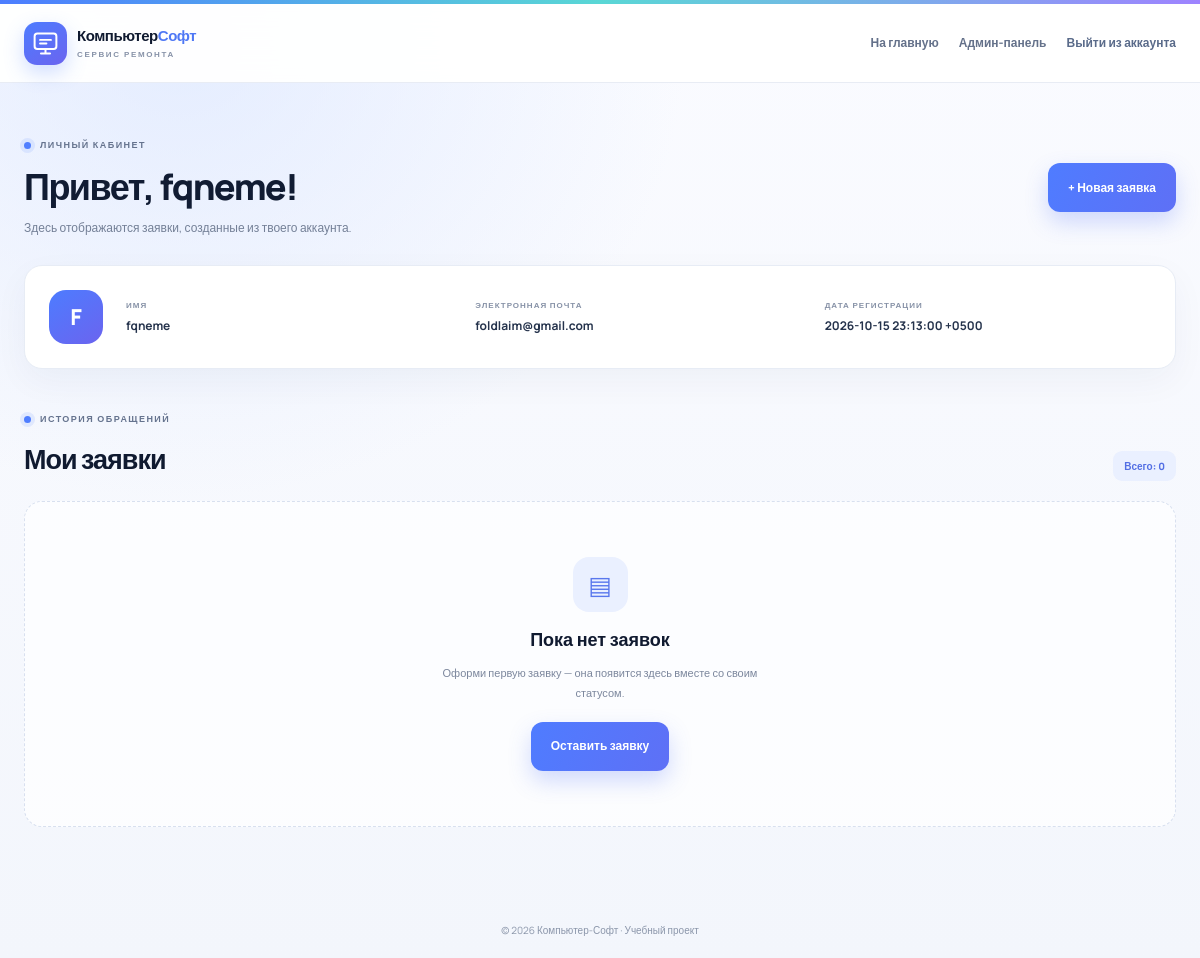
/account (signed in), run on the app's committed database.
### tables this page shows
CREATE TABLE users (
                id INTEGER PRIMARY KEY AUTOINCREMENT,
                full_name TEXT NOT NULL,
                email TEXT NOT NULL UNIQUE COLLATE NOCASE,
                password_hash TEXT NOT NULL,
                created_at TEXT NOT NULL
            , role TEXT NOT NULL DEFAULT 'user');

### app.py (the view)
@app.get("/account")
@login_required
def account():
    with get_db_connection() as connection:
        orders = connection.execute(
            """
            SELECT id, phone, device_type, problem_description, status, created_at
            FROM service_requests
            WHERE user_id = ?
            ORDER BY id DESC
            """,
            (g.user["id"],),
        ).fetchall()
    return render_template("account.html", orders=orders)

### app.py (called while the page is built, shortened)
def get_db_connection() -> sqlite3.Connection:
    DATA_DIR.mkdir(parents=True, exist_ok=True)
    connection = sqlite3.connect(DB_PATH)
    connection.row_factory = sqlite3.Row
    connection.execute("PRAGMA foreign_keys = ON")
    return connection

def get_current_user():
    user_id = session.get("user_id")
    if not user_id:
        return None
    with get_db_connection() as connection:
        return connection.execute(
            "SELECT id, full_name, email, created_at, role FROM users WHERE id = ?",
            (user_id,),
        ).fetchone()

def generate_csrf_token() -> str:
    token = session.get("csrf_token")
    if not token:
        token = secrets.token_urlsafe(32)
        session["csrf_token"] = token
    return token

@app.before_request
def protect_post_requests():
    g.user = get_current_user()

@app.context_processor
def inject_template_helpers():
    return {
        "current_user": getattr(g, "user", None),
        "csrf_token": generate_csrf_token,
        "status_classes": STATUS_NAMES,
    }

def login_required(view):
    @wraps(view)
    def wrapped_view(*args, **kwargs):
        if getattr(g, "user", None) is None:
            flash("Сначала войди в аккаунт.", "error")
            return redirect(url_for("login"))
        return view(*args, **kwargs)
    return wrapped_view

### templates/account.html (shortened to what this page needs)
<!doctype html>
<html lang="ru">
<head>
  <link rel="stylesheet" href="{{ url_for('static', filename='css/style.css') }}">
</head>
<body class="account-page">
  <header class="site-header auth-header">
    <div class="container nav-wrap">
      <a class="brand" href="{{ url_for('index') }}" aria-label="Компьютер-Софт — главная">
        <span class="brand-mark" aria-hidden="true"><svg viewBox="0 0 32 32" fill="none"><rect x="4" y="5" width="24" height="17" rx="3" stroke="currentColor" stroke-width="2.2"/><path d="M11 27h10M16 22v5M10 12h12M10 16h7" stroke="currentColor" stroke-width="2.2" stroke-linecap="round"/></svg></span>
        <span class="brand-text">Компьютер<span>Софт</span><small>СЕРВИС РЕМОНТА</small></span>
      </a>
      <div class="auth-header-links"><a href="{{ url_for('index') }}">На главную</a>
        {% if current_user['role'] == 'admin' %}<a href="{{ url_for('admin_dashboard') }}">Админ-панель</a>{% endif %}
        <form action="{{ url_for('logout') }}" method="post"><input type="hidden" name="csrf_token" value="{{ csrf_token() }}"><button type="submit" class="text-button">Выйти из аккаунта</button></form>
      </div>
    </div>
  </header>
  <main class="account-main container">
    <div class="account-intro">
      <div><div class="auth-eyebrow"><span class="eyebrow-dot"></span> ЛИЧНЫЙ КАБИНЕТ</div><h1>Привет, {{ current_user['full_name'] }}!</h1><p>Здесь отображаются заявки, созданные из твоего аккаунта.</p></div>
      <a class="button button-primary" href="{{ url_for('index') }}#contact">+ Новая заявка</a>
    </div>
    <section class="account-profile-card">
      <div class="profile-avatar" aria-hidden="true">{{ current_user['full_name'][0]|upper }}</div>
      <div class="profile-details"><span>ИМЯ</span><b>{{ current_user['full_name'] }}</b></div>
      <div class="profile-details"><span>ЭЛЕКТРОННАЯ ПОЧТА</span><b>{{ current_user['email'] }}</b></div>
      <div class="profile-details"><span>ДАТА РЕГИСТРАЦИИ</span><b>{{ current_user['created_at'] }}</b></div>
    </section>
    <section class="orders-section">
      <div class="orders-heading"><div><div class="auth-eyebrow"><span class="eyebrow-dot"></span> ИСТОРИЯ ОБРАЩЕНИЙ</div><h2>Мои заявки</h2></div><span class="orders-count">Всего: {{ orders|length }}</span></div>
      {% if orders %}
        <div class="order-list">
          {% for order in orders %}
            <article class="order-card">
              <div class="order-card-top"><span class="order-number">Заявка №{{ order['id'] }}</span><span class="status-pill {{ status_classes.get(order['status'], 'status-new') }}">{{ order['status'] }}</span></div>
              <h3>{{ order['device_type'] }}</h3>
              <p class="order-description">{{ order['problem_description'] }}</p>
              <div class="order-meta"><span>Телефон: {{ order['phone'] }}</span><span>Создана: {{ order['created_at'] }}</span></div>
            </article>
          {% endfor %}
        </div>
      {% else %}
        <div class="orders-empty"><div class="empty-icon">▤</div><h3>Пока нет заявок</h3><p>Оформи первую заявку — она появится здесь вместе со своим статусом.</p><a class="button button-primary" href="{{ url_for('index') }}#contact">Оставить заявку</a></div>
      {% endif %}
    </section>
  </main>
  <footer class="auth-footer">© 2026 Компьютер-Софт · Учебный проект</footer>
</body>
</html>

### data on the page
users: full_name "fqneme", full_name "F", email "foldlaim@gmail.com", created_at "2026-10-15 23:13:00 +0500"

### other printed values
{{ orders|length }} "0"
